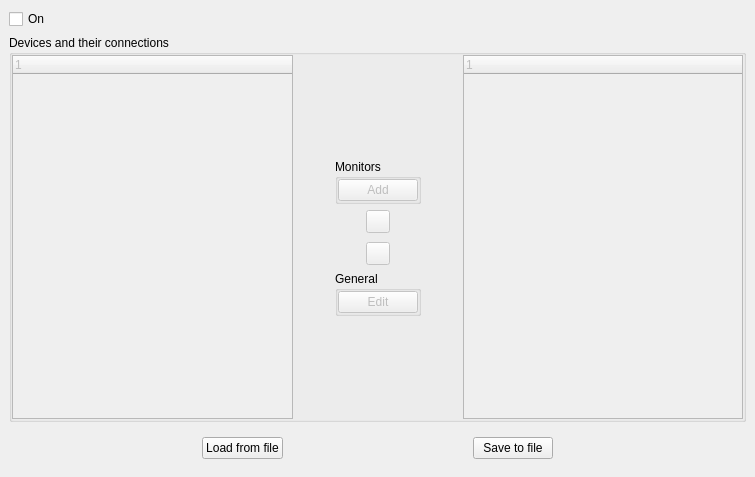
<?xml version="1.0" encoding="UTF-8"?>
<ui version="4.0">
 <class>RecMonEditTab</class>
 <widget class="QewTreeViewDialog" name="RecMonEditTab">
  <property name="geometry">
   <rect>
    <x>0</x>
    <y>0</y>
    <width>755</width>
    <height>477</height>
   </rect>
  </property>
  <property name="containerName">
   <cstring>baseStackedWidget</cstring>
  </property>
  <layout class="QVBoxLayout">
   <property name="spacing">
    <number>6</number>
   </property>
   <property name="leftMargin">
    <number>9</number>
   </property>
   <property name="topMargin">
    <number>9</number>
   </property>
   <property name="rightMargin">
    <number>9</number>
   </property>
   <property name="bottomMargin">
    <number>9</number>
   </property>
   <item>
    <widget class="QStackedWidget" name="baseStackedWidget">
     <property name="currentIndex">
      <number>0</number>
     </property>
     <widget class="QewTreePage" name="pageMon">
      <property name="enabled">
       <bool>true</bool>
      </property>
      <layout class="QVBoxLayout">
       <property name="spacing">
        <number>6</number>
       </property>
       <property name="leftMargin">
        <number>0</number>
       </property>
       <property name="topMargin">
        <number>0</number>
       </property>
       <property name="rightMargin">
        <number>0</number>
       </property>
       <property name="bottomMargin">
        <number>0</number>
       </property>
       <item>
        <layout class="QHBoxLayout">
         <property name="spacing">
          <number>6</number>
         </property>
         <property name="leftMargin">
          <number>0</number>
         </property>
         <property name="topMargin">
          <number>0</number>
         </property>
         <property name="rightMargin">
          <number>0</number>
         </property>
         <property name="bottomMargin">
          <number>0</number>
         </property>
         <item>
          <widget class="QCheckBox" name="weightsCheckBox">
           <property name="text">
            <string>On</string>
           </property>
           <property name="checked">
            <bool>false</bool>
           </property>
          </widget>
         </item>
         <item>
          <spacer>
           <property name="orientation">
            <enum>Qt::Horizontal</enum>
           </property>
           <property name="sizeType">
            <enum>QSizePolicy::Expanding</enum>
           </property>
           <property name="sizeHint" stdset="0">
            <size>
             <width>526</width>
             <height>20</height>
            </size>
           </property>
          </spacer>
         </item>
        </layout>
       </item>
       <item>
        <widget class="QGroupBox" name="isoGroupBox">
         <property name="sizePolicy">
          <sizepolicy hsizetype="Expanding" vsizetype="Expanding">
           <horstretch>0</horstretch>
           <verstretch>2</verstretch>
          </sizepolicy>
         </property>
         <property name="title">
          <string>Devices and their connections</string>
         </property>
         <layout class="QHBoxLayout">
          <property name="spacing">
           <number>0</number>
          </property>
          <property name="leftMargin">
           <number>0</number>
          </property>
          <property name="topMargin">
           <number>0</number>
          </property>
          <property name="rightMargin">
           <number>0</number>
          </property>
          <property name="bottomMargin">
           <number>0</number>
          </property>
          <item>
           <widget class="QTreeWidget" name="nomonTreeWidget">
            <property name="enabled">
             <bool>false</bool>
            </property>
            <property name="sizePolicy">
             <sizepolicy hsizetype="Preferred" vsizetype="Preferred">
              <horstretch>2</horstretch>
              <verstretch>0</verstretch>
             </sizepolicy>
            </property>
            <property name="minimumSize">
             <size>
              <width>250</width>
              <height>0</height>
             </size>
            </property>
            <property name="selectionMode">
             <enum>QAbstractItemView::SingleSelection</enum>
            </property>
            <column>
             <property name="text">
              <string notr="true">1</string>
             </property>
            </column>
           </widget>
          </item>
          <item>
           <layout class="QVBoxLayout">
            <property name="spacing">
             <number>6</number>
            </property>
            <property name="leftMargin">
             <number>0</number>
            </property>
            <property name="topMargin">
             <number>0</number>
            </property>
            <property name="rightMargin">
             <number>0</number>
            </property>
            <property name="bottomMargin">
             <number>0</number>
            </property>
            <item>
             <spacer>
              <property name="orientation">
               <enum>Qt::Vertical</enum>
              </property>
              <property name="sizeType">
               <enum>QSizePolicy::Expanding</enum>
              </property>
              <property name="sizeHint" stdset="0">
               <size>
                <width>20</width>
                <height>20</height>
               </size>
              </property>
             </spacer>
            </item>
            <item>
             <layout class="QGridLayout">
              <property name="leftMargin">
               <number>0</number>
              </property>
              <property name="topMargin">
               <number>0</number>
              </property>
              <property name="rightMargin">
               <number>0</number>
              </property>
              <property name="bottomMargin">
               <number>0</number>
              </property>
              <property name="spacing">
               <number>6</number>
              </property>
              <item row="2" column="4">
               <spacer>
                <property name="orientation">
                 <enum>Qt::Horizontal</enum>
                </property>
                <property name="sizeType">
                 <enum>QSizePolicy::Expanding</enum>
                </property>
                <property name="sizeHint" stdset="0">
                 <size>
                  <width>20</width>
                  <height>20</height>
                 </size>
                </property>
               </spacer>
              </item>
              <item row="1" column="0" colspan="2">
               <spacer>
                <property name="orientation">
                 <enum>Qt::Horizontal</enum>
                </property>
                <property name="sizeType">
                 <enum>QSizePolicy::Expanding</enum>
                </property>
                <property name="sizeHint" stdset="0">
                 <size>
                  <width>42</width>
                  <height>20</height>
                 </size>
                </property>
               </spacer>
              </item>
              <item row="2" column="0">
               <spacer>
                <property name="orientation">
                 <enum>Qt::Horizontal</enum>
                </property>
                <property name="sizeType">
                 <enum>QSizePolicy::Expanding</enum>
                </property>
                <property name="sizeHint" stdset="0">
                 <size>
                  <width>20</width>
                  <height>20</height>
                 </size>
                </property>
               </spacer>
              </item>
              <item row="0" column="4">
               <spacer>
                <property name="orientation">
                 <enum>Qt::Horizontal</enum>
                </property>
                <property name="sizeType">
                 <enum>QSizePolicy::Expanding</enum>
                </property>
                <property name="sizeHint" stdset="0">
                 <size>
                  <width>20</width>
                  <height>20</height>
                 </size>
                </property>
               </spacer>
              </item>
              <item row="1" column="2">
               <layout class="QVBoxLayout">
                <property name="spacing">
                 <number>9</number>
                </property>
                <property name="leftMargin">
                 <number>0</number>
                </property>
                <property name="topMargin">
                 <number>0</number>
                </property>
                <property name="rightMargin">
                 <number>0</number>
                </property>
                <property name="bottomMargin">
                 <number>0</number>
                </property>
                <item>
                 <widget class="QToolButton" name="addRESGraphToolButton">
                  <property name="enabled">
                   <bool>false</bool>
                  </property>
                  <property name="text">
                   <string/>
                  </property>
                  <property name="icon">
                   <iconset resource="../../imagenes/icons.qrc">
                    <normaloff>:/icons/forward.xpm</normaloff>:/icons/forward.xpm</iconset>
                  </property>
                 </widget>
                </item>
                <item>
                 <widget class="QToolButton" name="delRESGraphToolButton">
                  <property name="enabled">
                   <bool>false</bool>
                  </property>
                  <property name="text">
                   <string/>
                  </property>
                  <property name="icon">
                   <iconset resource="../../imagenes/icons.qrc">
                    <normaloff>:/icons/back.xpm</normaloff>:/icons/back.xpm</iconset>
                  </property>
                 </widget>
                </item>
               </layout>
              </item>
              <item row="0" column="0">
               <spacer>
                <property name="orientation">
                 <enum>Qt::Horizontal</enum>
                </property>
                <property name="sizeType">
                 <enum>QSizePolicy::Expanding</enum>
                </property>
                <property name="sizeHint" stdset="0">
                 <size>
                  <width>20</width>
                  <height>20</height>
                 </size>
                </property>
               </spacer>
              </item>
              <item row="1" column="3" colspan="2">
               <spacer>
                <property name="orientation">
                 <enum>Qt::Horizontal</enum>
                </property>
                <property name="sizeType">
                 <enum>QSizePolicy::Expanding</enum>
                </property>
                <property name="sizeHint" stdset="0">
                 <size>
                  <width>42</width>
                  <height>20</height>
                 </size>
                </property>
               </spacer>
              </item>
              <item row="2" column="1" colspan="3">
               <widget class="QGroupBox" name="GroupBox9_2_2">
                <property name="title">
                 <string>General</string>
                </property>
                <layout class="QVBoxLayout">
                 <property name="spacing">
                  <number>6</number>
                 </property>
                 <property name="leftMargin">
                  <number>0</number>
                 </property>
                 <property name="topMargin">
                  <number>0</number>
                 </property>
                 <property name="rightMargin">
                  <number>0</number>
                 </property>
                 <property name="bottomMargin">
                  <number>0</number>
                 </property>
                 <item>
                  <widget class="QPushButton" name="editButton">
                   <property name="enabled">
                    <bool>false</bool>
                   </property>
                   <property name="text">
                    <string>Edit</string>
                   </property>
                  </widget>
                 </item>
                </layout>
               </widget>
              </item>
              <item row="0" column="1" colspan="3">
               <widget class="QGroupBox" name="GroupBox9_3">
                <property name="title">
                 <string>Monitors</string>
                </property>
                <layout class="QVBoxLayout">
                 <property name="spacing">
                  <number>6</number>
                 </property>
                 <property name="leftMargin">
                  <number>0</number>
                 </property>
                 <property name="topMargin">
                  <number>0</number>
                 </property>
                 <property name="rightMargin">
                  <number>0</number>
                 </property>
                 <property name="bottomMargin">
                  <number>0</number>
                 </property>
                 <item>
                  <widget class="QPushButton" name="addButton">
                   <property name="enabled">
                    <bool>false</bool>
                   </property>
                   <property name="text">
                    <string>Add</string>
                   </property>
                  </widget>
                 </item>
                </layout>
               </widget>
              </item>
             </layout>
            </item>
            <item>
             <spacer>
              <property name="orientation">
               <enum>Qt::Vertical</enum>
              </property>
              <property name="sizeType">
               <enum>QSizePolicy::Expanding</enum>
              </property>
              <property name="sizeHint" stdset="0">
               <size>
                <width>20</width>
                <height>20</height>
               </size>
              </property>
             </spacer>
            </item>
           </layout>
          </item>
          <item>
           <widget class="QTreeWidget" name="monTreeWidget">
            <property name="enabled">
             <bool>false</bool>
            </property>
            <property name="sizePolicy">
             <sizepolicy hsizetype="Preferred" vsizetype="Preferred">
              <horstretch>2</horstretch>
              <verstretch>0</verstretch>
             </sizepolicy>
            </property>
            <property name="minimumSize">
             <size>
              <width>250</width>
              <height>0</height>
             </size>
            </property>
            <property name="selectionMode">
             <enum>QAbstractItemView::SingleSelection</enum>
            </property>
            <column>
             <property name="text">
              <string notr="true">1</string>
             </property>
            </column>
           </widget>
          </item>
         </layout>
        </widget>
       </item>
      </layout>
     </widget>
     <widget class="QewTreePage" name="pageRec">
      <layout class="QVBoxLayout">
       <property name="spacing">
        <number>6</number>
       </property>
       <property name="leftMargin">
        <number>0</number>
       </property>
       <property name="topMargin">
        <number>0</number>
       </property>
       <property name="rightMargin">
        <number>0</number>
       </property>
       <property name="bottomMargin">
        <number>0</number>
       </property>
       <item>
        <layout class="QHBoxLayout">
         <property name="spacing">
          <number>6</number>
         </property>
         <property name="leftMargin">
          <number>0</number>
         </property>
         <property name="topMargin">
          <number>0</number>
         </property>
         <property name="rightMargin">
          <number>0</number>
         </property>
         <property name="bottomMargin">
          <number>0</number>
         </property>
         <item>
          <layout class="QGridLayout">
           <property name="leftMargin">
            <number>0</number>
           </property>
           <property name="topMargin">
            <number>0</number>
           </property>
           <property name="rightMargin">
            <number>0</number>
           </property>
           <property name="bottomMargin">
            <number>0</number>
           </property>
           <property name="spacing">
            <number>6</number>
           </property>
           <item row="1" column="2">
            <widget class="QSpinBox" name="everyRecordSpinBox">
             <property name="enabled">
              <bool>false</bool>
             </property>
             <property name="specialValueText">
              <string>Always</string>
             </property>
             <property name="minimum">
              <number>0</number>
             </property>
             <property name="maximum">
              <number>100</number>
             </property>
             <property name="singleStep">
              <number>5</number>
             </property>
             <property name="value">
              <number>10</number>
             </property>
            </widget>
           </item>
           <item row="1" column="1">
            <widget class="QLabel" name="textLabel1_3_2">
             <property name="text">
              <string>Write every (tenths of second)</string>
             </property>
             <property name="alignment">
              <set>Qt::AlignRight|Qt::AlignTrailing|Qt::AlignVCenter</set>
             </property>
             <property name="wordWrap">
              <bool>false</bool>
             </property>
            </widget>
           </item>
           <item row="0" column="1">
            <spacer>
             <property name="orientation">
              <enum>Qt::Horizontal</enum>
             </property>
             <property name="sizeType">
              <enum>QSizePolicy::Expanding</enum>
             </property>
             <property name="sizeHint" stdset="0">
              <size>
               <width>188</width>
               <height>20</height>
              </size>
             </property>
            </spacer>
           </item>
           <item row="0" column="0">
            <widget class="QCheckBox" name="recordCheckBox">
             <property name="text">
              <string>On</string>
             </property>
             <property name="checked">
              <bool>false</bool>
             </property>
            </widget>
           </item>
           <item row="1" column="0">
            <spacer>
             <property name="orientation">
              <enum>Qt::Horizontal</enum>
             </property>
             <property name="sizeType">
              <enum>QSizePolicy::Expanding</enum>
             </property>
             <property name="sizeHint" stdset="0">
              <size>
               <width>40</width>
               <height>20</height>
              </size>
             </property>
            </spacer>
           </item>
          </layout>
         </item>
         <item>
          <spacer>
           <property name="orientation">
            <enum>Qt::Horizontal</enum>
           </property>
           <property name="sizeType">
            <enum>QSizePolicy::Expanding</enum>
           </property>
           <property name="sizeHint" stdset="0">
            <size>
             <width>40</width>
             <height>20</height>
            </size>
           </property>
          </spacer>
         </item>
         <item>
          <layout class="QHBoxLayout">
           <property name="spacing">
            <number>6</number>
           </property>
           <property name="leftMargin">
            <number>0</number>
           </property>
           <property name="topMargin">
            <number>0</number>
           </property>
           <property name="rightMargin">
            <number>0</number>
           </property>
           <property name="bottomMargin">
            <number>0</number>
           </property>
           <item>
            <widget class="QLabel" name="textLabel1">
             <property name="text">
              <string>Write mode</string>
             </property>
             <property name="alignment">
              <set>Qt::AlignRight|Qt::AlignTrailing|Qt::AlignVCenter</set>
             </property>
             <property name="wordWrap">
              <bool>false</bool>
             </property>
            </widget>
           </item>
           <item>
            <widget class="QComboBox" name="writeComboBox">
             <item>
              <property name="text">
               <string>Auto</string>
              </property>
             </item>
             <item>
              <property name="text">
               <string>Append</string>
              </property>
             </item>
             <item>
              <property name="text">
               <string>Overwrite</string>
              </property>
             </item>
            </widget>
           </item>
          </layout>
         </item>
        </layout>
       </item>
       <item>
        <widget class="QGroupBox" name="isoRecGroupBox">
         <property name="enabled">
          <bool>true</bool>
         </property>
         <property name="sizePolicy">
          <sizepolicy hsizetype="Preferred" vsizetype="Preferred">
           <horstretch>0</horstretch>
           <verstretch>2</verstretch>
          </sizepolicy>
         </property>
         <property name="title">
          <string>Devices and their connections</string>
         </property>
         <layout class="QHBoxLayout">
          <property name="spacing">
           <number>0</number>
          </property>
          <property name="leftMargin">
           <number>0</number>
          </property>
          <property name="topMargin">
           <number>0</number>
          </property>
          <property name="rightMargin">
           <number>0</number>
          </property>
          <property name="bottomMargin">
           <number>0</number>
          </property>
          <item>
           <widget class="QTreeWidget" name="norecTreeWidget">
            <property name="enabled">
             <bool>false</bool>
            </property>
            <property name="sizePolicy">
             <sizepolicy hsizetype="Preferred" vsizetype="Preferred">
              <horstretch>2</horstretch>
              <verstretch>0</verstretch>
             </sizepolicy>
            </property>
            <property name="minimumSize">
             <size>
              <width>250</width>
              <height>0</height>
             </size>
            </property>
            <property name="selectionMode">
             <enum>QAbstractItemView::SingleSelection</enum>
            </property>
            <column>
             <property name="text">
              <string notr="true">1</string>
             </property>
            </column>
           </widget>
          </item>
          <item>
           <layout class="QVBoxLayout">
            <property name="spacing">
             <number>6</number>
            </property>
            <property name="leftMargin">
             <number>0</number>
            </property>
            <property name="topMargin">
             <number>0</number>
            </property>
            <property name="rightMargin">
             <number>0</number>
            </property>
            <property name="bottomMargin">
             <number>0</number>
            </property>
            <item>
             <spacer>
              <property name="orientation">
               <enum>Qt::Vertical</enum>
              </property>
              <property name="sizeType">
               <enum>QSizePolicy::Expanding</enum>
              </property>
              <property name="sizeHint" stdset="0">
               <size>
                <width>20</width>
                <height>30</height>
               </size>
              </property>
             </spacer>
            </item>
            <item>
             <layout class="QGridLayout">
              <property name="leftMargin">
               <number>0</number>
              </property>
              <property name="topMargin">
               <number>0</number>
              </property>
              <property name="rightMargin">
               <number>0</number>
              </property>
              <property name="bottomMargin">
               <number>0</number>
              </property>
              <property name="spacing">
               <number>6</number>
              </property>
              <item row="1" column="4">
               <spacer>
                <property name="orientation">
                 <enum>Qt::Horizontal</enum>
                </property>
                <property name="sizeType">
                 <enum>QSizePolicy::Expanding</enum>
                </property>
                <property name="sizeHint" stdset="0">
                 <size>
                  <width>20</width>
                  <height>20</height>
                 </size>
                </property>
               </spacer>
              </item>
              <item row="0" column="1">
               <spacer>
                <property name="orientation">
                 <enum>Qt::Horizontal</enum>
                </property>
                <property name="sizeType">
                 <enum>QSizePolicy::Expanding</enum>
                </property>
                <property name="sizeHint" stdset="0">
                 <size>
                  <width>20</width>
                  <height>20</height>
                 </size>
                </property>
               </spacer>
              </item>
              <item row="1" column="0">
               <spacer>
                <property name="orientation">
                 <enum>Qt::Horizontal</enum>
                </property>
                <property name="sizeType">
                 <enum>QSizePolicy::Expanding</enum>
                </property>
                <property name="sizeHint" stdset="0">
                 <size>
                  <width>20</width>
                  <height>20</height>
                 </size>
                </property>
               </spacer>
              </item>
              <item row="0" column="2">
               <layout class="QVBoxLayout">
                <property name="spacing">
                 <number>9</number>
                </property>
                <property name="leftMargin">
                 <number>0</number>
                </property>
                <property name="topMargin">
                 <number>0</number>
                </property>
                <property name="rightMargin">
                 <number>0</number>
                </property>
                <property name="bottomMargin">
                 <number>0</number>
                </property>
                <item>
                 <widget class="QToolButton" name="addRecordGraphToolButton">
                  <property name="enabled">
                   <bool>false</bool>
                  </property>
                  <property name="text">
                   <string/>
                  </property>
                  <property name="icon">
                   <iconset resource="../../imagenes/icons.qrc">
                    <normaloff>:/icons/forward.xpm</normaloff>:/icons/forward.xpm</iconset>
                  </property>
                 </widget>
                </item>
                <item>
                 <widget class="QToolButton" name="delRecordGraphToolButton">
                  <property name="enabled">
                   <bool>false</bool>
                  </property>
                  <property name="text">
                   <string/>
                  </property>
                  <property name="icon">
                   <iconset resource="../../imagenes/icons.qrc">
                    <normaloff>:/icons/back.xpm</normaloff>:/icons/back.xpm</iconset>
                  </property>
                 </widget>
                </item>
               </layout>
              </item>
              <item row="0" column="3">
               <spacer>
                <property name="orientation">
                 <enum>Qt::Horizontal</enum>
                </property>
                <property name="sizeType">
                 <enum>QSizePolicy::Expanding</enum>
                </property>
                <property name="sizeHint" stdset="0">
                 <size>
                  <width>20</width>
                  <height>20</height>
                 </size>
                </property>
               </spacer>
              </item>
              <item row="1" column="1" colspan="3">
               <widget class="QGroupBox" name="GroupBox9_2_2_3">
                <property name="title">
                 <string>General</string>
                </property>
                <layout class="QVBoxLayout">
                 <property name="spacing">
                  <number>6</number>
                 </property>
                 <property name="leftMargin">
                  <number>0</number>
                 </property>
                 <property name="topMargin">
                  <number>0</number>
                 </property>
                 <property name="rightMargin">
                  <number>0</number>
                 </property>
                 <property name="bottomMargin">
                  <number>0</number>
                 </property>
                 <item>
                  <widget class="QPushButton" name="editrecButton">
                   <property name="enabled">
                    <bool>false</bool>
                   </property>
                   <property name="text">
                    <string>Edit</string>
                   </property>
                  </widget>
                 </item>
                </layout>
               </widget>
              </item>
             </layout>
            </item>
            <item>
             <spacer>
              <property name="orientation">
               <enum>Qt::Vertical</enum>
              </property>
              <property name="sizeType">
               <enum>QSizePolicy::Expanding</enum>
              </property>
              <property name="sizeHint" stdset="0">
               <size>
                <width>20</width>
                <height>16</height>
               </size>
              </property>
             </spacer>
            </item>
           </layout>
          </item>
          <item>
           <widget class="QTreeWidget" name="recTreeWidget">
            <property name="enabled">
             <bool>false</bool>
            </property>
            <property name="sizePolicy">
             <sizepolicy hsizetype="Preferred" vsizetype="Preferred">
              <horstretch>2</horstretch>
              <verstretch>0</verstretch>
             </sizepolicy>
            </property>
            <property name="minimumSize">
             <size>
              <width>250</width>
              <height>0</height>
             </size>
            </property>
            <property name="selectionMode">
             <enum>QAbstractItemView::SingleSelection</enum>
            </property>
            <column>
             <property name="text">
              <string notr="true">1</string>
             </property>
            </column>
           </widget>
          </item>
         </layout>
        </widget>
       </item>
      </layout>
     </widget>
    </widget>
   </item>
   <item>
    <layout class="QHBoxLayout">
     <property name="spacing">
      <number>6</number>
     </property>
     <property name="leftMargin">
      <number>9</number>
     </property>
     <property name="topMargin">
      <number>9</number>
     </property>
     <property name="rightMargin">
      <number>9</number>
     </property>
     <property name="bottomMargin">
      <number>9</number>
     </property>
     <item>
      <spacer>
       <property name="orientation">
        <enum>Qt::Horizontal</enum>
       </property>
       <property name="sizeType">
        <enum>QSizePolicy::Expanding</enum>
       </property>
       <property name="sizeHint" stdset="0">
        <size>
         <width>90</width>
         <height>20</height>
        </size>
       </property>
      </spacer>
     </item>
     <item>
      <widget class="QPushButton" name="loadFileButton">
       <property name="text">
        <string>Load from file</string>
       </property>
      </widget>
     </item>
     <item>
      <spacer>
       <property name="orientation">
        <enum>Qt::Horizontal</enum>
       </property>
       <property name="sizeType">
        <enum>QSizePolicy::Expanding</enum>
       </property>
       <property name="sizeHint" stdset="0">
        <size>
         <width>20</width>
         <height>20</height>
        </size>
       </property>
      </spacer>
     </item>
     <item>
      <widget class="QPushButton" name="saveFileButton">
       <property name="text">
        <string>Save to file</string>
       </property>
      </widget>
     </item>
     <item>
      <spacer>
       <property name="orientation">
        <enum>Qt::Horizontal</enum>
       </property>
       <property name="sizeType">
        <enum>QSizePolicy::Expanding</enum>
       </property>
       <property name="sizeHint" stdset="0">
        <size>
         <width>110</width>
         <height>20</height>
        </size>
       </property>
      </spacer>
     </item>
    </layout>
   </item>
  </layout>
 </widget>
 <layoutdefault spacing="6" margin="11"/>
 <customwidgets>
  <customwidget>
   <class>QewExtensibleDialog</class>
   <extends>QDialog</extends>
   <header>qewextensibledialog.h</header>
   <container>1</container>
  </customwidget>
  <customwidget>
   <class>QewTreeViewDialog</class>
   <extends>QewExtensibleDialog</extends>
   <header>qewtreeviewdialog.h</header>
   <container>1</container>
  </customwidget>
  <customwidget>
   <class>QewTreePage</class>
   <extends>QWidget</extends>
   <header>qewtreepage.h</header>
   <container>1</container>
  </customwidget>
 </customwidgets>
 <tabstops>
  <tabstop>baseStackedWidget</tabstop>
  <tabstop>weightsCheckBox</tabstop>
  <tabstop>nomonTreeWidget</tabstop>
  <tabstop>addButton</tabstop>
  <tabstop>editButton</tabstop>
  <tabstop>monTreeWidget</tabstop>
  <tabstop>recordCheckBox</tabstop>
  <tabstop>everyRecordSpinBox</tabstop>
  <tabstop>norecTreeWidget</tabstop>
  <tabstop>editrecButton</tabstop>
  <tabstop>recTreeWidget</tabstop>
 </tabstops>
 <resources>
  <include location="../../imagenes/icons.qrc"/>
 </resources>
 <connections>
  <connection>
   <sender>weightsCheckBox</sender>
   <signal>toggled(bool)</signal>
   <receiver>nomonTreeWidget</receiver>
   <slot>setEnabled(bool)</slot>
   <hints>
    <hint type="sourcelabel">
     <x>51</x>
     <y>19</y>
    </hint>
    <hint type="destinationlabel">
     <x>52</x>
     <y>91</y>
    </hint>
   </hints>
  </connection>
  <connection>
   <sender>weightsCheckBox</sender>
   <signal>toggled(bool)</signal>
   <receiver>monTreeWidget</receiver>
   <slot>setEnabled(bool)</slot>
   <hints>
    <hint type="sourcelabel">
     <x>67</x>
     <y>19</y>
    </hint>
    <hint type="destinationlabel">
     <x>726</x>
     <y>91</y>
    </hint>
   </hints>
  </connection>
  <connection>
   <sender>recordCheckBox</sender>
   <signal>toggled(bool)</signal>
   <receiver>RecMonEditTab</receiver>
   <slot>setWFileMon(bool)</slot>
   <hints>
    <hint type="sourcelabel">
     <x>20</x>
     <y>11</y>
    </hint>
    <hint type="destinationlabel">
     <x>20</x>
     <y>20</y>
    </hint>
   </hints>
  </connection>
  <connection>
   <sender>recordCheckBox</sender>
   <signal>toggled(bool)</signal>
   <receiver>everyRecordSpinBox</receiver>
   <slot>setEnabled(bool)</slot>
   <hints>
    <hint type="sourcelabel">
     <x>20</x>
     <y>11</y>
    </hint>
    <hint type="destinationlabel">
     <x>383</x>
     <y>51</y>
    </hint>
   </hints>
  </connection>
  <connection>
   <sender>recordCheckBox</sender>
   <signal>toggled(bool)</signal>
   <receiver>norecTreeWidget</receiver>
   <slot>setEnabled(bool)</slot>
   <hints>
    <hint type="sourcelabel">
     <x>20</x>
     <y>11</y>
    </hint>
    <hint type="destinationlabel">
     <x>90</x>
     <y>143</y>
    </hint>
   </hints>
  </connection>
  <connection>
   <sender>recordCheckBox</sender>
   <signal>toggled(bool)</signal>
   <receiver>recTreeWidget</receiver>
   <slot>setEnabled(bool)</slot>
   <hints>
    <hint type="sourcelabel">
     <x>20</x>
     <y>11</y>
    </hint>
    <hint type="destinationlabel">
     <x>704</x>
     <y>143</y>
    </hint>
   </hints>
  </connection>
  <connection>
   <sender>recordCheckBox</sender>
   <signal>toggled(bool)</signal>
   <receiver>writeComboBox</receiver>
   <slot>setEnabled(bool)</slot>
   <hints>
    <hint type="sourcelabel">
     <x>20</x>
     <y>11</y>
    </hint>
    <hint type="destinationlabel">
     <x>629</x>
     <y>38</y>
    </hint>
   </hints>
  </connection>
  <connection>
   <sender>weightsCheckBox</sender>
   <signal>toggled(bool)</signal>
   <receiver>addButton</receiver>
   <slot>setEnabled(bool)</slot>
   <hints>
    <hint type="sourcelabel">
     <x>23</x>
     <y>38</y>
    </hint>
    <hint type="destinationlabel">
     <x>382</x>
     <y>167</y>
    </hint>
   </hints>
  </connection>
  <connection>
   <sender>weightsCheckBox</sender>
   <signal>toggled(bool)</signal>
   <receiver>editButton</receiver>
   <slot>setEnabled(bool)</slot>
   <hints>
    <hint type="sourcelabel">
     <x>64</x>
     <y>29</y>
    </hint>
    <hint type="destinationlabel">
     <x>374</x>
     <y>331</y>
    </hint>
   </hints>
  </connection>
  <connection>
   <sender>recordCheckBox</sender>
   <signal>toggled(bool)</signal>
   <receiver>editrecButton</receiver>
   <slot>setEnabled(bool)</slot>
   <hints>
    <hint type="sourcelabel">
     <x>20</x>
     <y>11</y>
    </hint>
    <hint type="destinationlabel">
     <x>342</x>
     <y>306</y>
    </hint>
   </hints>
  </connection>
  <connection>
   <sender>weightsCheckBox</sender>
   <signal>toggled(bool)</signal>
   <receiver>addRESGraphToolButton</receiver>
   <slot>setEnabled(bool)</slot>
   <hints>
    <hint type="sourcelabel">
     <x>34</x>
     <y>19</y>
    </hint>
    <hint type="destinationlabel">
     <x>371</x>
     <y>228</y>
    </hint>
   </hints>
  </connection>
  <connection>
   <sender>weightsCheckBox</sender>
   <signal>toggled(bool)</signal>
   <receiver>delRESGraphToolButton</receiver>
   <slot>setEnabled(bool)</slot>
   <hints>
    <hint type="sourcelabel">
     <x>52</x>
     <y>36</y>
    </hint>
    <hint type="destinationlabel">
     <x>377</x>
     <y>269</y>
    </hint>
   </hints>
  </connection>
  <connection>
   <sender>recordCheckBox</sender>
   <signal>toggled(bool)</signal>
   <receiver>addRecordGraphToolButton</receiver>
   <slot>setEnabled(bool)</slot>
   <hints>
    <hint type="sourcelabel">
     <x>46</x>
     <y>33</y>
    </hint>
    <hint type="destinationlabel">
     <x>375</x>
     <y>210</y>
    </hint>
   </hints>
  </connection>
  <connection>
   <sender>recordCheckBox</sender>
   <signal>toggled(bool)</signal>
   <receiver>delRecordGraphToolButton</receiver>
   <slot>setEnabled(bool)</slot>
   <hints>
    <hint type="sourcelabel">
     <x>31</x>
     <y>17</y>
    </hint>
    <hint type="destinationlabel">
     <x>372</x>
     <y>251</y>
    </hint>
   </hints>
  </connection>
 </connections>
</ui>
